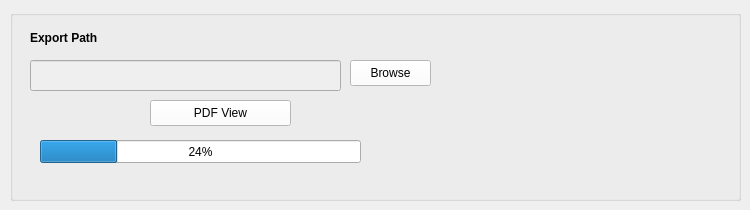
      <widget class="QWidget" name="tab">
       <attribute name="icon">
        <iconset>
         <normaloff>../../Skripsi Alma/Project-R1/assets/icons/export.svg</normaloff>../../Skripsi Alma/Project-R1/assets/icons/export.svg</iconset>
       </attribute>
       <attribute name="title">
        <string>Export</string>
       </attribute>
       <widget class="QGroupBox" name="groupBox_26">
        <property name="geometry">
         <rect>
          <x>10</x>
          <y>10</y>
          <width>731</width>
          <height>191</height>
         </rect>
        </property>
        <property name="title">
         <string/>
        </property>
        <widget class="QPushButton" name="button_export_path">
         <property name="geometry">
          <rect>
           <x>340</x>
           <y>50</y>
           <width>81</width>
           <height>26</height>
          </rect>
         </property>
         <property name="styleSheet">
          <string notr="true">background-color: rgb(255, 255, 255);
color:rgb(0, 0, 0)</string>
         </property>
         <property name="text">
          <string>Browse</string>
         </property>
        </widget>
        <widget class="QPushButton" name="button_openfile">
         <property name="geometry">
          <rect>
           <x>140</x>
           <y>90</y>
           <width>141</width>
           <height>26</height>
          </rect>
         </property>
         <property name="styleSheet">
          <string notr="true">background-color: rgb(255, 255, 255);
color:rgb(0, 0, 0)</string>
         </property>
         <property name="text">
          <string>PDF View</string>
         </property>
        </widget>
        <widget class="QLabel" name="label_24">
         <property name="geometry">
          <rect>
           <x>20</x>
           <y>20</y>
           <width>121</width>
           <height>16</height>
          </rect>
         </property>
         <property name="font">
          <font>
           <family>Segoe UI</family>
           <bold>true</bold>
          </font>
         </property>
         <property name="text">
          <string>Export Path</string>
         </property>
        </widget>
        <widget class="QProgressBar" name="progressBar_2">
         <property name="geometry">
          <rect>
           <x>30</x>
           <y>130</y>
           <width>321</width>
           <height>23</height>
          </rect>
         </property>
         <property name="value">
          <number>24</number>
         </property>
        </widget>
        <widget class="QLineEdit" name="folderpath_Export">
         <property name="enabled">
          <bool>false</bool>
         </property>
         <property name="geometry">
          <rect>
           <x>20</x>
           <y>50</y>
           <width>311</width>
           <height>31</height>
          </rect>
         </property>
        </widget>
       </widget>
      </widget>
